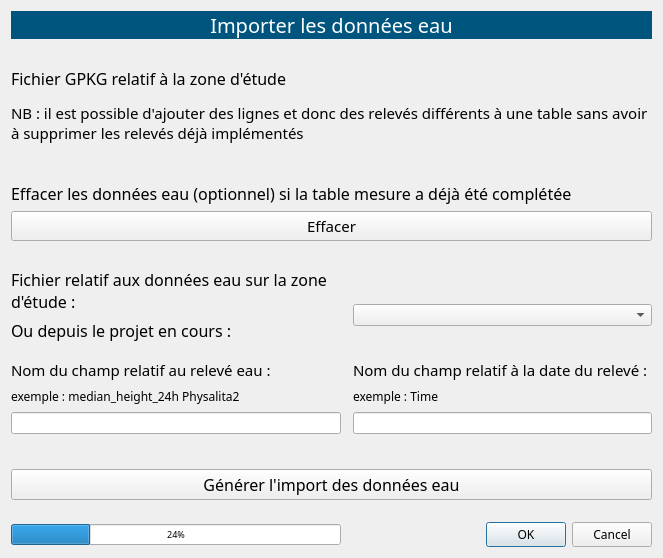
<?xml version="1.0" encoding="UTF-8"?>
<ui version="4.0">
 <class>Dialog</class>
 <widget class="QDialog" name="Dialog">
  <property name="geometry">
   <rect>
    <x>0</x>
    <y>0</y>
    <width>663</width>
    <height>558</height>
   </rect>
  </property>
  <property name="windowTitle">
   <string>Dialog</string>
  </property>
  <layout class="QGridLayout" name="gridLayout">
   <item row="23" column="2" colspan="5">
    <widget class="QDialogButtonBox" name="terminer">
     <property name="font">
      <font>
       <family>Tw Cen MT</family>
      </font>
     </property>
     <property name="orientation">
      <enum>Qt::Horizontal</enum>
     </property>
     <property name="standardButtons">
      <set>QDialogButtonBox::Cancel|QDialogButtonBox::Ok</set>
     </property>
    </widget>
   </item>
   <item row="9" column="0">
    <layout class="QVBoxLayout" name="verticalLayout_4">
     <item>
      <widget class="QLabel" name="label_3">
       <property name="font">
        <font>
         <family>Tw Cen MT</family>
         <pointsize>12</pointsize>
        </font>
       </property>
       <property name="text">
        <string>Fichier relatif aux données eau sur la zone d'étude : </string>
       </property>
       <property name="scaledContents">
        <bool>true</bool>
       </property>
       <property name="wordWrap">
        <bool>true</bool>
       </property>
      </widget>
     </item>
     <item>
      <widget class="QLabel" name="label_13">
       <property name="font">
        <font>
         <family>Tw Cen MT</family>
         <pointsize>12</pointsize>
        </font>
       </property>
       <property name="text">
        <string>Ou depuis le projet en cours :</string>
       </property>
      </widget>
     </item>
    </layout>
   </item>
   <item row="23" column="0">
    <widget class="QProgressBar" name="progressBar">
     <property name="font">
      <font>
       <family>Tw Cen MT</family>
       <pointsize>7</pointsize>
      </font>
     </property>
     <property name="value">
      <number>24</number>
     </property>
    </widget>
   </item>
   <item row="21" column="0" colspan="7">
    <widget class="QPushButton" name="generer">
     <property name="font">
      <font>
       <family>Tw Cen MT</family>
       <pointsize>12</pointsize>
      </font>
     </property>
     <property name="cursor">
      <cursorShape>PointingHandCursor</cursorShape>
     </property>
     <property name="text">
      <string>Générer l'import des données eau</string>
     </property>
    </widget>
   </item>
   <item row="8" column="0" colspan="7">
    <layout class="QVBoxLayout" name="verticalLayout_2">
     <item>
      <layout class="QVBoxLayout" name="verticalLayout">
       <property name="bottomMargin">
        <number>22</number>
       </property>
       <item>
        <widget class="QLabel" name="label">
         <property name="palette">
          <palette>
           <active>
            <colorrole role="WindowText">
             <brush brushstyle="SolidPattern">
              <color alpha="255">
               <red>255</red>
               <green>255</green>
               <blue>255</blue>
              </color>
             </brush>
            </colorrole>
            <colorrole role="Base">
             <brush brushstyle="SolidPattern">
              <color alpha="255">
               <red>255</red>
               <green>255</green>
               <blue>255</blue>
              </color>
             </brush>
            </colorrole>
            <colorrole role="Window">
             <brush brushstyle="SolidPattern">
              <color alpha="255">
               <red>0</red>
               <green>85</green>
               <blue>127</blue>
              </color>
             </brush>
            </colorrole>
           </active>
           <inactive>
            <colorrole role="WindowText">
             <brush brushstyle="SolidPattern">
              <color alpha="255">
               <red>255</red>
               <green>255</green>
               <blue>255</blue>
              </color>
             </brush>
            </colorrole>
            <colorrole role="Base">
             <brush brushstyle="SolidPattern">
              <color alpha="255">
               <red>255</red>
               <green>255</green>
               <blue>255</blue>
              </color>
             </brush>
            </colorrole>
            <colorrole role="Window">
             <brush brushstyle="SolidPattern">
              <color alpha="255">
               <red>0</red>
               <green>85</green>
               <blue>127</blue>
              </color>
             </brush>
            </colorrole>
           </inactive>
           <disabled>
            <colorrole role="WindowText">
             <brush brushstyle="SolidPattern">
              <color alpha="255">
               <red>120</red>
               <green>120</green>
               <blue>120</blue>
              </color>
             </brush>
            </colorrole>
            <colorrole role="Base">
             <brush brushstyle="SolidPattern">
              <color alpha="255">
               <red>0</red>
               <green>85</green>
               <blue>127</blue>
              </color>
             </brush>
            </colorrole>
            <colorrole role="Window">
             <brush brushstyle="SolidPattern">
              <color alpha="255">
               <red>0</red>
               <green>85</green>
               <blue>127</blue>
              </color>
             </brush>
            </colorrole>
           </disabled>
          </palette>
         </property>
         <property name="font">
          <font>
           <family>Tw Cen MT</family>
           <pointsize>15</pointsize>
          </font>
         </property>
         <property name="autoFillBackground">
          <bool>true</bool>
         </property>
         <property name="text">
          <string>Importer les données eau</string>
         </property>
         <property name="alignment">
          <set>Qt::AlignCenter</set>
         </property>
        </widget>
       </item>
      </layout>
     </item>
     <item>
      <widget class="QLabel" name="label_2">
       <property name="font">
        <font>
         <family>Tw Cen MT</family>
         <pointsize>12</pointsize>
        </font>
       </property>
       <property name="text">
        <string>Fichier GPKG relatif à la zone d'étude</string>
       </property>
      </widget>
     </item>
     <item>
      <widget class="QgsFileWidget" name="inputGPKG"/>
     </item>
     <item>
      <widget class="QLabel" name="label_10">
       <property name="font">
        <font>
         <family>Tw Cen MT</family>
         <pointsize>11</pointsize>
        </font>
       </property>
       <property name="text">
        <string>NB : il est possible d'ajouter des lignes et donc des relevés différents à une table sans avoir à supprimer les relevés déjà implémentés</string>
       </property>
       <property name="wordWrap">
        <bool>true</bool>
       </property>
      </widget>
     </item>
     <item>
      <layout class="QVBoxLayout" name="verticalLayout_3">
       <property name="topMargin">
        <number>32</number>
       </property>
       <property name="bottomMargin">
        <number>21</number>
       </property>
       <item>
        <widget class="QLabel" name="label_9">
         <property name="font">
          <font>
           <family>Tw Cen MT</family>
           <pointsize>12</pointsize>
          </font>
         </property>
         <property name="text">
          <string>Effacer les données eau (optionnel) si la table mesure a déjà été complétée</string>
         </property>
         <property name="wordWrap">
          <bool>true</bool>
         </property>
        </widget>
       </item>
       <item>
        <widget class="QPushButton" name="erase">
         <property name="font">
          <font>
           <family>Tw Cen MT</family>
           <pointsize>11</pointsize>
          </font>
         </property>
         <property name="text">
          <string>Effacer</string>
         </property>
        </widget>
       </item>
      </layout>
     </item>
    </layout>
   </item>
   <item row="9" column="2" colspan="5">
    <layout class="QVBoxLayout" name="verticalLayout_5">
     <item>
      <widget class="QgsFileWidget" name="inputReleves">
       <property name="sizePolicy">
        <sizepolicy hsizetype="Preferred" vsizetype="Fixed">
         <horstretch>0</horstretch>
         <verstretch>0</verstretch>
        </sizepolicy>
       </property>
      </widget>
     </item>
     <item>
      <widget class="QgsMapLayerComboBox" name="inputReleves_2"/>
     </item>
    </layout>
   </item>
   <item row="22" column="0">
    <spacer name="verticalSpacer_2">
     <property name="orientation">
      <enum>Qt::Vertical</enum>
     </property>
     <property name="sizeType">
      <enum>QSizePolicy::Maximum</enum>
     </property>
     <property name="sizeHint" stdset="0">
      <size>
       <width>12</width>
       <height>16</height>
      </size>
     </property>
    </spacer>
   </item>
   <item row="18" column="0" colspan="3">
    <spacer name="verticalSpacer">
     <property name="orientation">
      <enum>Qt::Vertical</enum>
     </property>
     <property name="sizeType">
      <enum>QSizePolicy::Maximum</enum>
     </property>
     <property name="sizeHint" stdset="0">
      <size>
       <width>0</width>
       <height>4</height>
      </size>
     </property>
    </spacer>
   </item>
   <item row="16" column="2" rowspan="2" colspan="5">
    <layout class="QGridLayout" name="gridLayout_3">
     <property name="topMargin">
      <number>11</number>
     </property>
     <property name="bottomMargin">
      <number>25</number>
     </property>
     <item row="1" column="0">
      <widget class="QLabel" name="label_14">
       <property name="font">
        <font>
         <family>Tw Cen MT</family>
         <pointsize>11</pointsize>
        </font>
       </property>
       <property name="text">
        <string>Nom du champ relatif à la date du relevé : </string>
       </property>
      </widget>
     </item>
     <item row="3" column="0">
      <widget class="QLineEdit" name="nomChamp"/>
     </item>
     <item row="2" column="0">
      <widget class="QLabel" name="label_15">
       <property name="font">
        <font>
         <family>Tw Cen MT</family>
         <pointsize>9</pointsize>
        </font>
       </property>
       <property name="text">
        <string>exemple : Time</string>
       </property>
      </widget>
     </item>
    </layout>
   </item>
   <item row="16" column="0" rowspan="2">
    <layout class="QGridLayout" name="gridLayout_2">
     <property name="topMargin">
      <number>11</number>
     </property>
     <property name="rightMargin">
      <number>0</number>
     </property>
     <property name="bottomMargin">
      <number>25</number>
     </property>
     <item row="2" column="0">
      <widget class="QLineEdit" name="nomChamp_2"/>
     </item>
     <item row="1" column="0">
      <widget class="QLabel" name="label_12">
       <property name="font">
        <font>
         <family>Tw Cen MT</family>
         <pointsize>9</pointsize>
        </font>
       </property>
       <property name="text">
        <string>exemple : median_height_24h Physalita2</string>
       </property>
      </widget>
     </item>
     <item row="0" column="0">
      <widget class="QLabel" name="label_11">
       <property name="font">
        <font>
         <family>Tw Cen MT</family>
         <pointsize>11</pointsize>
        </font>
       </property>
       <property name="text">
        <string>Nom du champ relatif au relevé eau : </string>
       </property>
      </widget>
     </item>
    </layout>
   </item>
  </layout>
 </widget>
 <customwidgets>
  <customwidget>
   <class>QgsFileWidget</class>
   <extends>QWidget</extends>
   <header>qgsfilewidget.h</header>
  </customwidget>
  <customwidget>
   <class>QgsMapLayerComboBox</class>
   <extends>QComboBox</extends>
   <header>qgsmaplayercombobox.h</header>
  </customwidget>
 </customwidgets>
 <resources/>
 <connections>
  <connection>
   <sender>terminer</sender>
   <signal>accepted()</signal>
   <receiver>Dialog</receiver>
   <slot>accept()</slot>
   <hints>
    <hint type="sourcelabel">
     <x>248</x>
     <y>254</y>
    </hint>
    <hint type="destinationlabel">
     <x>157</x>
     <y>274</y>
    </hint>
   </hints>
  </connection>
  <connection>
   <sender>terminer</sender>
   <signal>rejected()</signal>
   <receiver>Dialog</receiver>
   <slot>reject()</slot>
   <hints>
    <hint type="sourcelabel">
     <x>316</x>
     <y>260</y>
    </hint>
    <hint type="destinationlabel">
     <x>286</x>
     <y>274</y>
    </hint>
   </hints>
  </connection>
 </connections>
</ui>
